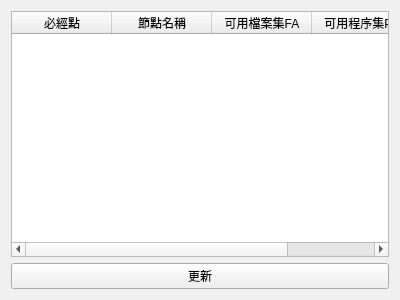
<?xml version="1.0" encoding="UTF-8"?>
<ui version="4.0">
 <class>NodeEditor</class>
 <widget class="QWidget" name="NodeEditor">
  <property name="geometry">
   <rect>
    <x>0</x>
    <y>0</y>
    <width>400</width>
    <height>300</height>
   </rect>
  </property>
  <property name="windowTitle">
   <string>Form</string>
  </property>
  <layout class="QVBoxLayout" name="verticalLayout">
   <item>
    <widget class="QTableWidget" name="tableWidgetContent">
     <property name="rowCount">
      <number>0</number>
     </property>
     <property name="columnCount">
      <number>4</number>
     </property>
     <attribute name="verticalHeaderVisible">
      <bool>false</bool>
     </attribute>
     <column>
      <property name="text">
       <string>必經點</string>
      </property>
     </column>
     <column>
      <property name="text">
       <string>節點名稱</string>
      </property>
     </column>
     <column>
      <property name="text">
       <string>可用檔案集FA</string>
      </property>
     </column>
     <column>
      <property name="text">
       <string>可用程序集PA</string>
      </property>
     </column>
    </widget>
   </item>
   <item>
    <widget class="QPushButton" name="pushButtonUpdate">
     <property name="text">
      <string>更新</string>
     </property>
    </widget>
   </item>
  </layout>
 </widget>
 <resources/>
 <connections/>
</ui>
